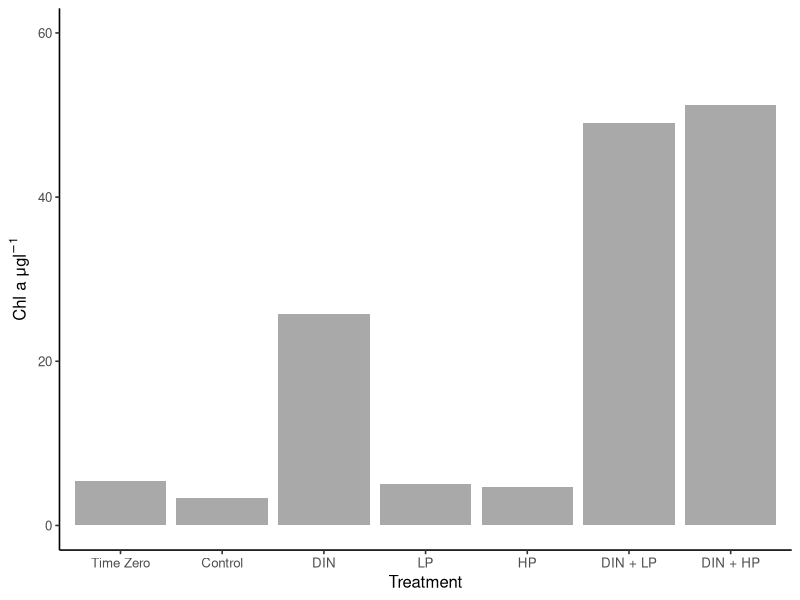
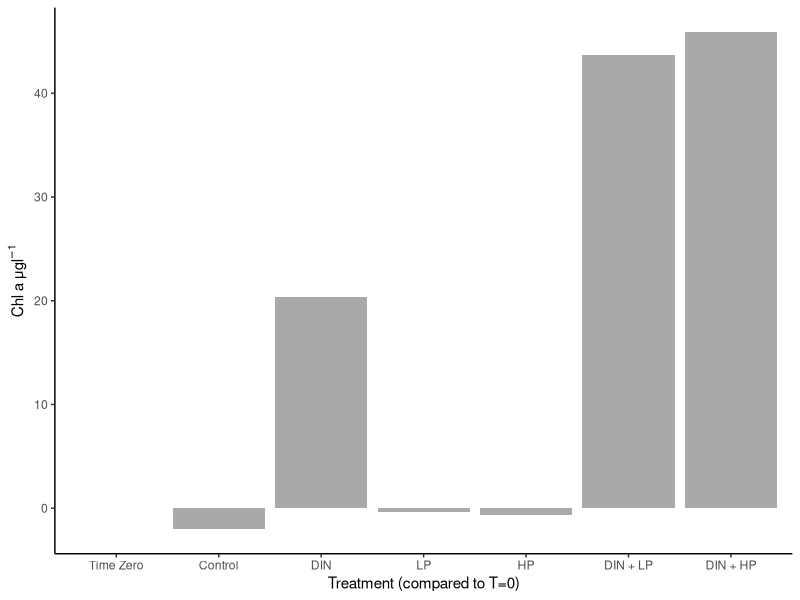
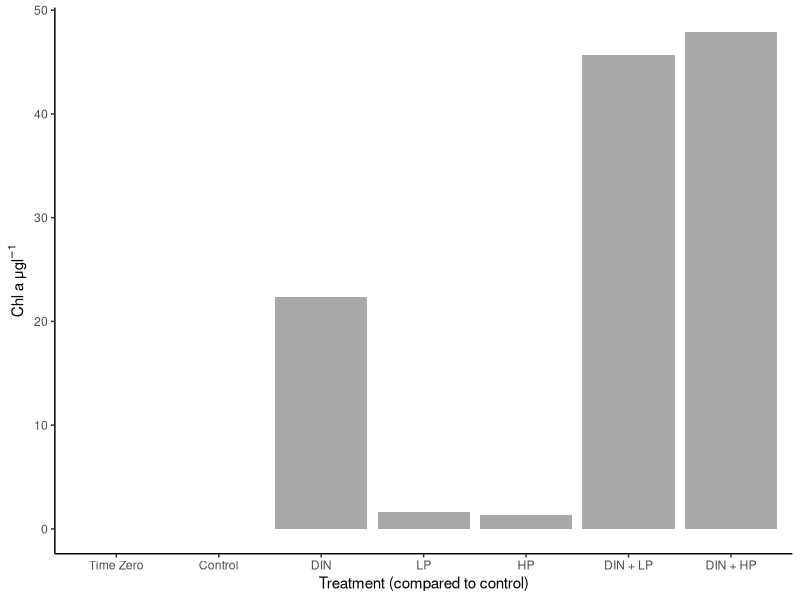
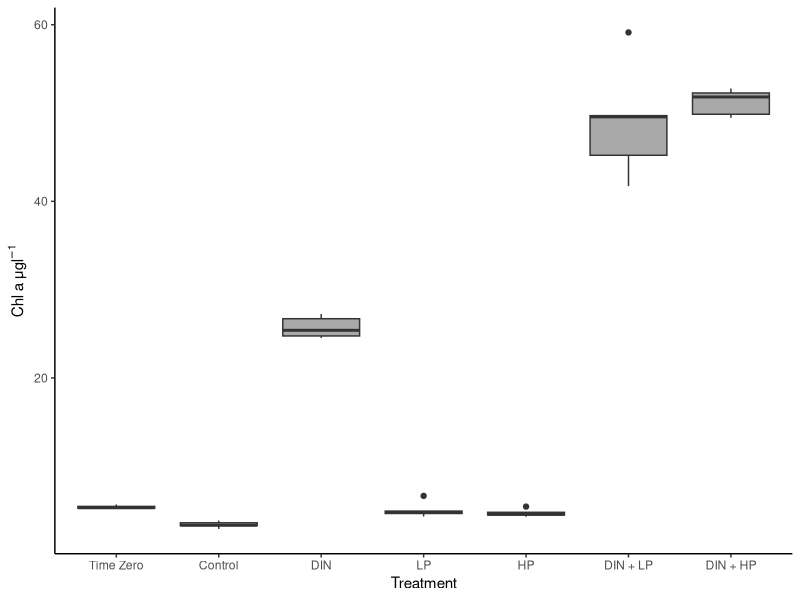

Write R code to recreate these figures, in order.
#2023-06-22
#CDS

#practice analyzing bioassay 2

library(tidyverse)
library(dplyr)
library(lubridate)
library(readxl)
library(ggplot2)
library(car)
library(rstatix)

install.packages("ggpubr")
library(ggpubr)

#import data

bioassay_2 = read_excel("data/2023-06-08_bioassay_2.xlsx", sheet = "Chl")

summary(bioassay_2)
glimpse(bioassay_2)

#find average per treatment

bioassay_2_avg = bioassay_2 %>%
  group_by(Other) %>%
  summarise(mean_chl = mean(ALL_Chl_a))

bioassay_2_avg

#create figure - bar graph based on average per treatment 

bioassay_2_fig_1 = ggplot() +
  geom_col(aes(x = fct_relevel(Other, "T_0", "Control", "DIN", "LP", "HP", "DIN_LP", "DIN_HP"), 
               y = mean_chl),
           fill = "darkgrey",
           data = bioassay_2_avg) +
  xlab("Treatment") +
  ylab(expression(paste("Chl a \u03BCg", l^-1))) +
  scale_x_discrete(labels= c("T_0" = "Time Zero", "Control" = "Control", "DIN" = "DIN", "LP" = "LP", "HP" = "HP", "DIN_LP" = "DIN + LP", "DIN_HP" = "DIN + HP")) +
  theme_classic(base_size = 12) +
  ylim(0, 60)
ggsave(bioassay_2_fig_1, filename = "figures/bioassay_2_fig_1.png",
       device = "png", height = 7, width = 11)

#anova to compare treatments

leveneTest(bioassay_2$ALL_Chl_a ~ bioassay_2$Other)

oneway.test(ALL_Chl_a ~ Other,
            data = bioassay_2,
            var.equal = FALSE)

bioassay_2_post_hoc = games_howell_test(formula = ALL_Chl_a ~ Other,
                                        data = bioassay_2, 
                                        conf.level = 0.95, 
                                        detailed = FALSE)

print(bioassay_2_post_hoc, n = 22)

#####################################################################################

#net changes

bioassay_2.2 = read_excel("data/bioassay_2.2.xlsx", sheet = 2)

bioassay_2_fig_2 = ggplot() +
  geom_col(aes(x = fct_relevel(Treatment, "T_0", "Control", "DIN", "LP", "HP", "DIN_LP", "DIN_HP"), 
               y = Chl_a_change_t0),
           fill = "darkgrey",
           data = bioassay_2.2) +
  xlab("Treatment (compared to T=0)") +
  ylab(expression(paste("Chl a \u03BCg", l^-1))) +
  scale_x_discrete(labels= c("T_0" = "Time Zero", "Control" = "Control", "DIN" = "DIN", "LP" = "LP", "HP" = "HP", "DIN_LP" = "DIN + LP", "DIN_HP" = "DIN + HP")) +
  theme_classic() 
ggsave(bioassay_2_fig_2, filename = "figures/bioassay_2_fig_2.png",
       device = "png", height = 7, width = 11)

bioassay_2_fig_3 = ggplot() +
  geom_col(aes(x = fct_relevel(Treatment, "T_0", "Control", "DIN", "LP", "HP", "DIN_LP", "DIN_HP"), 
               y = Chl_a_change_control),
           fill = "darkgrey",
           data = bioassay_2.2) +
  xlab("Treatment (compared to control)") +
  ylab(expression(paste("Chl a \u03BCg", l^-1))) +
  scale_x_discrete(labels= c("T_0" = "Time Zero", "Control" = "Control", "DIN" = "DIN", "LP" = "LP", "HP" = "HP", "DIN_LP" = "DIN + LP", "DIN_HP" = "DIN + HP")) +
  theme_classic() 
ggsave(bioassay_2_fig_3, filename = "figures/bioassay_2_fig_3.png",
       device = "png", height = 7, width = 11)

#################################################################

#boxplots

bioassay_2_fig_4 = ggplot() +
  geom_boxplot(aes(x = fct_relevel(Other, "T_0", "Control", "DIN", "LP", "HP", "DIN_LP", "DIN_HP"), 
                   y = ALL_Chl_a),
               fill = "darkgrey",
               data = bioassay_2) +
  xlab("Treatment") +
  ylab(expression(paste("Chl a \u03BCg", l^-1))) +
  scale_x_discrete(labels= c("T_0" = "Time Zero", "Control" = "Control", "DIN" = "DIN", "LP" = "LP", "HP" = "HP", "DIN_LP" = "DIN + LP", "DIN_HP" = "DIN + HP")) +
  theme_classic() 
ggsave(bioassay_2_fig_4, filename = "figures/bioassay_2_fig_4.png",
       device = "png", height = 7, width = 11)